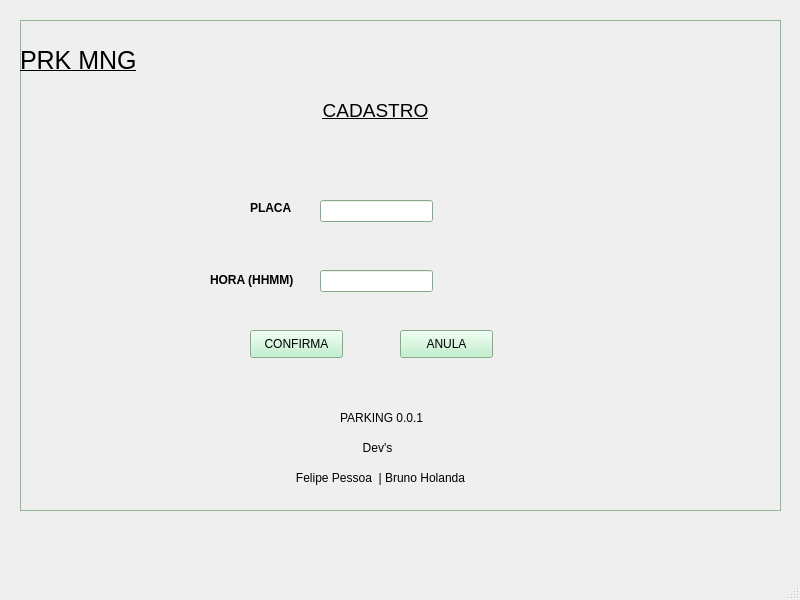
<?xml version="1.0" encoding="UTF-8"?>
<ui version="4.0">
 <class>Tela_Cadastro</class>
 <widget class="QMainWindow" name="Tela_Cadastro">
  <property name="geometry">
   <rect>
    <x>0</x>
    <y>0</y>
    <width>800</width>
    <height>600</height>
   </rect>
  </property>
  <property name="windowTitle">
   <string>MainWindow</string>
  </property>
  <widget class="QWidget" name="centralwidget">
   <widget class="QFrame" name="frame">
    <property name="geometry">
     <rect>
      <x>20</x>
      <y>20</y>
      <width>761</width>
      <height>491</height>
     </rect>
    </property>
    <property name="palette">
     <palette>
      <active>
       <colorrole role="WindowText">
        <brush brushstyle="SolidPattern">
         <color alpha="255">
          <red>0</red>
          <green>0</green>
          <blue>0</blue>
         </color>
        </brush>
       </colorrole>
       <colorrole role="Button">
        <brush brushstyle="SolidPattern">
         <color alpha="255">
          <red>182</red>
          <green>240</green>
          <blue>196</blue>
         </color>
        </brush>
       </colorrole>
       <colorrole role="Light">
        <brush brushstyle="SolidPattern">
         <color alpha="255">
          <red>255</red>
          <green>255</green>
          <blue>255</blue>
         </color>
        </brush>
       </colorrole>
       <colorrole role="Midlight">
        <brush brushstyle="SolidPattern">
         <color alpha="255">
          <red>218</red>
          <green>247</green>
          <blue>225</blue>
         </color>
        </brush>
       </colorrole>
       <colorrole role="Dark">
        <brush brushstyle="SolidPattern">
         <color alpha="255">
          <red>91</red>
          <green>120</green>
          <blue>98</blue>
         </color>
        </brush>
       </colorrole>
       <colorrole role="Mid">
        <brush brushstyle="SolidPattern">
         <color alpha="255">
          <red>121</red>
          <green>160</green>
          <blue>131</blue>
         </color>
        </brush>
       </colorrole>
       <colorrole role="Text">
        <brush brushstyle="SolidPattern">
         <color alpha="255">
          <red>0</red>
          <green>0</green>
          <blue>0</blue>
         </color>
        </brush>
       </colorrole>
       <colorrole role="BrightText">
        <brush brushstyle="SolidPattern">
         <color alpha="255">
          <red>255</red>
          <green>255</green>
          <blue>255</blue>
         </color>
        </brush>
       </colorrole>
       <colorrole role="ButtonText">
        <brush brushstyle="SolidPattern">
         <color alpha="255">
          <red>0</red>
          <green>0</green>
          <blue>0</blue>
         </color>
        </brush>
       </colorrole>
       <colorrole role="Base">
        <brush brushstyle="SolidPattern">
         <color alpha="255">
          <red>255</red>
          <green>255</green>
          <blue>255</blue>
         </color>
        </brush>
       </colorrole>
       <colorrole role="Window">
        <brush brushstyle="SolidPattern">
         <color alpha="255">
          <red>182</red>
          <green>240</green>
          <blue>196</blue>
         </color>
        </brush>
       </colorrole>
       <colorrole role="Shadow">
        <brush brushstyle="SolidPattern">
         <color alpha="255">
          <red>0</red>
          <green>0</green>
          <blue>0</blue>
         </color>
        </brush>
       </colorrole>
       <colorrole role="AlternateBase">
        <brush brushstyle="SolidPattern">
         <color alpha="255">
          <red>218</red>
          <green>247</green>
          <blue>225</blue>
         </color>
        </brush>
       </colorrole>
       <colorrole role="ToolTipBase">
        <brush brushstyle="SolidPattern">
         <color alpha="255">
          <red>255</red>
          <green>255</green>
          <blue>220</blue>
         </color>
        </brush>
       </colorrole>
       <colorrole role="ToolTipText">
        <brush brushstyle="SolidPattern">
         <color alpha="255">
          <red>0</red>
          <green>0</green>
          <blue>0</blue>
         </color>
        </brush>
       </colorrole>
      </active>
      <inactive>
       <colorrole role="WindowText">
        <brush brushstyle="SolidPattern">
         <color alpha="255">
          <red>0</red>
          <green>0</green>
          <blue>0</blue>
         </color>
        </brush>
       </colorrole>
       <colorrole role="Button">
        <brush brushstyle="SolidPattern">
         <color alpha="255">
          <red>182</red>
          <green>240</green>
          <blue>196</blue>
         </color>
        </brush>
       </colorrole>
       <colorrole role="Light">
        <brush brushstyle="SolidPattern">
         <color alpha="255">
          <red>255</red>
          <green>255</green>
          <blue>255</blue>
         </color>
        </brush>
       </colorrole>
       <colorrole role="Midlight">
        <brush brushstyle="SolidPattern">
         <color alpha="255">
          <red>218</red>
          <green>247</green>
          <blue>225</blue>
         </color>
        </brush>
       </colorrole>
       <colorrole role="Dark">
        <brush brushstyle="SolidPattern">
         <color alpha="255">
          <red>91</red>
          <green>120</green>
          <blue>98</blue>
         </color>
        </brush>
       </colorrole>
       <colorrole role="Mid">
        <brush brushstyle="SolidPattern">
         <color alpha="255">
          <red>121</red>
          <green>160</green>
          <blue>131</blue>
         </color>
        </brush>
       </colorrole>
       <colorrole role="Text">
        <brush brushstyle="SolidPattern">
         <color alpha="255">
          <red>0</red>
          <green>0</green>
          <blue>0</blue>
         </color>
        </brush>
       </colorrole>
       <colorrole role="BrightText">
        <brush brushstyle="SolidPattern">
         <color alpha="255">
          <red>255</red>
          <green>255</green>
          <blue>255</blue>
         </color>
        </brush>
       </colorrole>
       <colorrole role="ButtonText">
        <brush brushstyle="SolidPattern">
         <color alpha="255">
          <red>0</red>
          <green>0</green>
          <blue>0</blue>
         </color>
        </brush>
       </colorrole>
       <colorrole role="Base">
        <brush brushstyle="SolidPattern">
         <color alpha="255">
          <red>255</red>
          <green>255</green>
          <blue>255</blue>
         </color>
        </brush>
       </colorrole>
       <colorrole role="Window">
        <brush brushstyle="SolidPattern">
         <color alpha="255">
          <red>182</red>
          <green>240</green>
          <blue>196</blue>
         </color>
        </brush>
       </colorrole>
       <colorrole role="Shadow">
        <brush brushstyle="SolidPattern">
         <color alpha="255">
          <red>0</red>
          <green>0</green>
          <blue>0</blue>
         </color>
        </brush>
       </colorrole>
       <colorrole role="AlternateBase">
        <brush brushstyle="SolidPattern">
         <color alpha="255">
          <red>218</red>
          <green>247</green>
          <blue>225</blue>
         </color>
        </brush>
       </colorrole>
       <colorrole role="ToolTipBase">
        <brush brushstyle="SolidPattern">
         <color alpha="255">
          <red>255</red>
          <green>255</green>
          <blue>220</blue>
         </color>
        </brush>
       </colorrole>
       <colorrole role="ToolTipText">
        <brush brushstyle="SolidPattern">
         <color alpha="255">
          <red>0</red>
          <green>0</green>
          <blue>0</blue>
         </color>
        </brush>
       </colorrole>
      </inactive>
      <disabled>
       <colorrole role="WindowText">
        <brush brushstyle="SolidPattern">
         <color alpha="255">
          <red>91</red>
          <green>120</green>
          <blue>98</blue>
         </color>
        </brush>
       </colorrole>
       <colorrole role="Button">
        <brush brushstyle="SolidPattern">
         <color alpha="255">
          <red>182</red>
          <green>240</green>
          <blue>196</blue>
         </color>
        </brush>
       </colorrole>
       <colorrole role="Light">
        <brush brushstyle="SolidPattern">
         <color alpha="255">
          <red>255</red>
          <green>255</green>
          <blue>255</blue>
         </color>
        </brush>
       </colorrole>
       <colorrole role="Midlight">
        <brush brushstyle="SolidPattern">
         <color alpha="255">
          <red>218</red>
          <green>247</green>
          <blue>225</blue>
         </color>
        </brush>
       </colorrole>
       <colorrole role="Dark">
        <brush brushstyle="SolidPattern">
         <color alpha="255">
          <red>91</red>
          <green>120</green>
          <blue>98</blue>
         </color>
        </brush>
       </colorrole>
       <colorrole role="Mid">
        <brush brushstyle="SolidPattern">
         <color alpha="255">
          <red>121</red>
          <green>160</green>
          <blue>131</blue>
         </color>
        </brush>
       </colorrole>
       <colorrole role="Text">
        <brush brushstyle="SolidPattern">
         <color alpha="255">
          <red>91</red>
          <green>120</green>
          <blue>98</blue>
         </color>
        </brush>
       </colorrole>
       <colorrole role="BrightText">
        <brush brushstyle="SolidPattern">
         <color alpha="255">
          <red>255</red>
          <green>255</green>
          <blue>255</blue>
         </color>
        </brush>
       </colorrole>
       <colorrole role="ButtonText">
        <brush brushstyle="SolidPattern">
         <color alpha="255">
          <red>91</red>
          <green>120</green>
          <blue>98</blue>
         </color>
        </brush>
       </colorrole>
       <colorrole role="Base">
        <brush brushstyle="SolidPattern">
         <color alpha="255">
          <red>182</red>
          <green>240</green>
          <blue>196</blue>
         </color>
        </brush>
       </colorrole>
       <colorrole role="Window">
        <brush brushstyle="SolidPattern">
         <color alpha="255">
          <red>182</red>
          <green>240</green>
          <blue>196</blue>
         </color>
        </brush>
       </colorrole>
       <colorrole role="Shadow">
        <brush brushstyle="SolidPattern">
         <color alpha="255">
          <red>0</red>
          <green>0</green>
          <blue>0</blue>
         </color>
        </brush>
       </colorrole>
       <colorrole role="AlternateBase">
        <brush brushstyle="SolidPattern">
         <color alpha="255">
          <red>182</red>
          <green>240</green>
          <blue>196</blue>
         </color>
        </brush>
       </colorrole>
       <colorrole role="ToolTipBase">
        <brush brushstyle="SolidPattern">
         <color alpha="255">
          <red>255</red>
          <green>255</green>
          <blue>220</blue>
         </color>
        </brush>
       </colorrole>
       <colorrole role="ToolTipText">
        <brush brushstyle="SolidPattern">
         <color alpha="255">
          <red>0</red>
          <green>0</green>
          <blue>0</blue>
         </color>
        </brush>
       </colorrole>
      </disabled>
     </palette>
    </property>
    <property name="frameShape">
     <enum>QFrame::StyledPanel</enum>
    </property>
    <property name="frameShadow">
     <enum>QFrame::Raised</enum>
    </property>
    <widget class="QLabel" name="versao">
     <property name="geometry">
      <rect>
       <x>320</x>
       <y>390</y>
       <width>83</width>
       <height>16</height>
      </rect>
     </property>
     <property name="text">
      <string>PARKING 0.0.1</string>
     </property>
     <property name="textFormat">
      <enum>Qt::RichText</enum>
     </property>
     <property name="alignment">
      <set>Qt::AlignCenter</set>
     </property>
    </widget>
    <widget class="QLabel" name="Prog_LB_2">
     <property name="geometry">
      <rect>
       <x>0</x>
       <y>0</y>
       <width>211</width>
       <height>81</height>
      </rect>
     </property>
     <property name="font">
      <font>
       <pointsize>19</pointsize>
       <italic>false</italic>
       <underline>true</underline>
      </font>
     </property>
     <property name="text">
      <string>PRK MNG</string>
     </property>
    </widget>
    <widget class="QLabel" name="dev">
     <property name="geometry">
      <rect>
       <x>330</x>
       <y>420</y>
       <width>55</width>
       <height>16</height>
      </rect>
     </property>
     <property name="text">
      <string>Dev's</string>
     </property>
     <property name="alignment">
      <set>Qt::AlignCenter</set>
     </property>
    </widget>
    <widget class="QLabel" name="nome">
     <property name="geometry">
      <rect>
       <x>250</x>
       <y>450</y>
       <width>221</width>
       <height>16</height>
      </rect>
     </property>
     <property name="text">
      <string>Felipe Pessoa  | Bruno Holanda</string>
     </property>
     <property name="alignment">
      <set>Qt::AlignCenter</set>
     </property>
    </widget>
    <widget class="QLabel" name="Prog_LB_3">
     <property name="geometry">
      <rect>
       <x>250</x>
       <y>50</y>
       <width>211</width>
       <height>81</height>
      </rect>
     </property>
     <property name="font">
      <font>
       <pointsize>14</pointsize>
       <italic>false</italic>
       <underline>true</underline>
      </font>
     </property>
     <property name="text">
      <string>CADASTRO</string>
     </property>
     <property name="alignment">
      <set>Qt::AlignCenter</set>
     </property>
    </widget>
    <widget class="QLineEdit" name="Placa_Line">
     <property name="geometry">
      <rect>
       <x>300</x>
       <y>180</y>
       <width>113</width>
       <height>22</height>
      </rect>
     </property>
    </widget>
    <widget class="QLabel" name="Placa_lb">
     <property name="geometry">
      <rect>
       <x>230</x>
       <y>180</y>
       <width>55</width>
       <height>16</height>
      </rect>
     </property>
     <property name="font">
      <font>
       <weight>75</weight>
       <bold>true</bold>
      </font>
     </property>
     <property name="text">
      <string>PLACA</string>
     </property>
    </widget>
    <widget class="QLineEdit" name="Entrada_Line">
     <property name="geometry">
      <rect>
       <x>300</x>
       <y>250</y>
       <width>113</width>
       <height>22</height>
      </rect>
     </property>
    </widget>
    <widget class="QLabel" name="Entrada_lb">
     <property name="geometry">
      <rect>
       <x>190</x>
       <y>250</y>
       <width>101</width>
       <height>20</height>
      </rect>
     </property>
     <property name="font">
      <font>
       <weight>75</weight>
       <bold>true</bold>
      </font>
     </property>
     <property name="text">
      <string>HORA (HHMM)</string>
     </property>
    </widget>
    <widget class="QPushButton" name="Confirma_btt">
     <property name="geometry">
      <rect>
       <x>230</x>
       <y>310</y>
       <width>93</width>
       <height>28</height>
      </rect>
     </property>
     <property name="text">
      <string>CONFIRMA</string>
     </property>
    </widget>
    <widget class="QPushButton" name="Anula_btt">
     <property name="geometry">
      <rect>
       <x>380</x>
       <y>310</y>
       <width>93</width>
       <height>28</height>
      </rect>
     </property>
     <property name="text">
      <string>ANULA</string>
     </property>
    </widget>
   </widget>
  </widget>
  <widget class="QMenuBar" name="menubar">
   <property name="geometry">
    <rect>
     <x>0</x>
     <y>0</y>
     <width>800</width>
     <height>26</height>
    </rect>
   </property>
  </widget>
  <widget class="QStatusBar" name="statusbar"/>
 </widget>
 <resources/>
 <connections/>
</ui>
